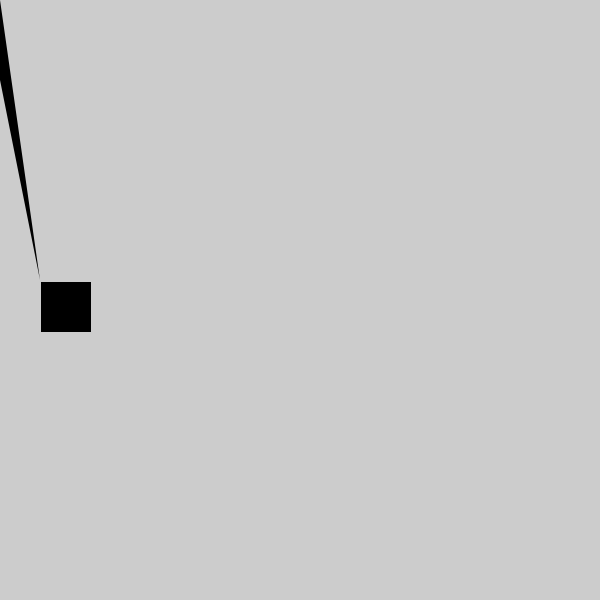
Frame 1 (no input)
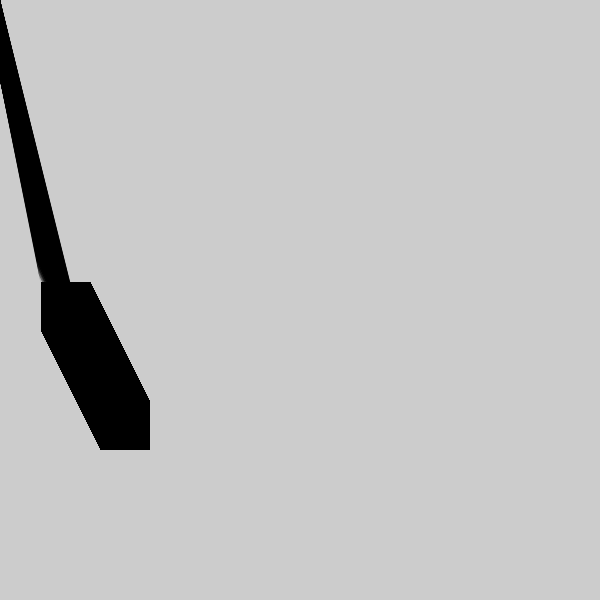
Frame 60 (the mouse pressed at the canvas centre just before this capture)
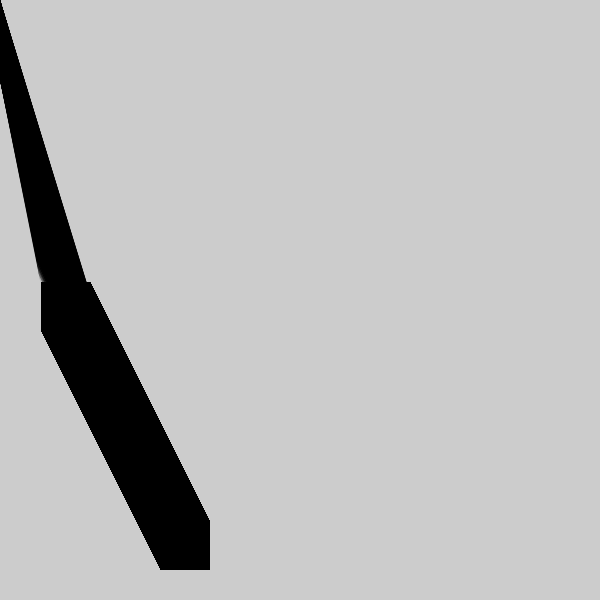
Frame 120 (the mouse held since frame 60 and released just before this capture)

The Processing sketch that drew these frames (run headless with seeded random() and noise(); from frame 60 on, the mouse is pressed at the canvas centre):

// Processing sketch: processing_39392
// ── processing_39392.pde

int X;
int Y;
int directionX;
int directionY;
int value = 0;

void setup(){
  size(600,600);
  smooth();
  X = 40;
  Y = 280;
  directionX = 1;
  directionY = 2;
}

void draw(){
  //background(255);
  noStroke();
  fill(value);
  triangle(X, Y, 0, 0, 0, 80);
  X += directionX;
  Y += directionY;
  fill(value);
  rect(X,Y,50,50);
  if(X>=600){
    directionX = -21;
  }
  if(Y>=600){
    directionY = -18;
  }
  if(X<=0){
  directionX = 21;
  }
  if(Y<=0){
  directionY = 19;
  }
  println("x: " + mouseX + " y: " + mouseY);
}

void mouseDragged() 
{
  value = value + 55;
  if (value > random(255)) {
    value = 0;
  }
}
